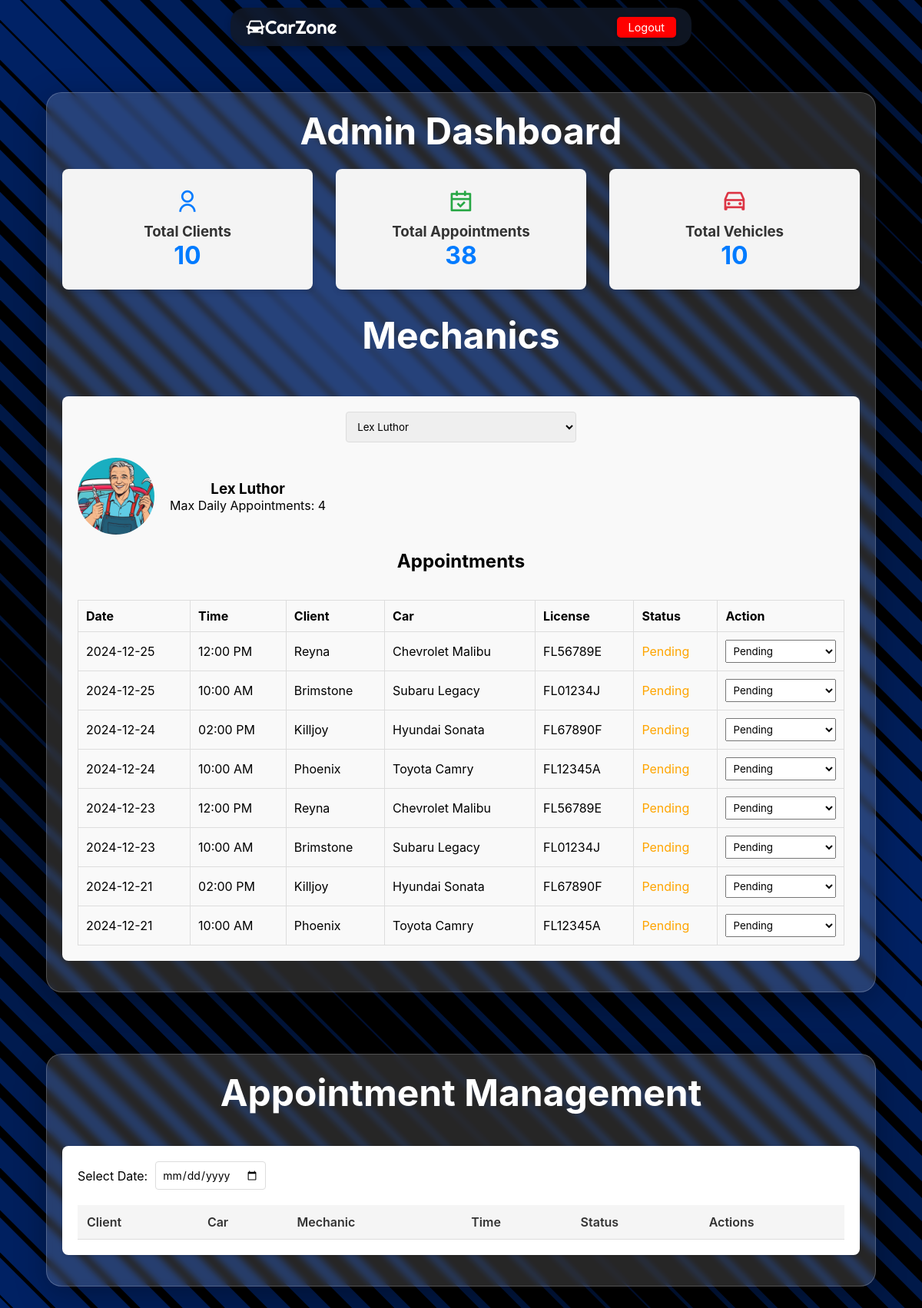
The page /admin_dashboard.php?mechanic_id=1 (signed in) on the database its author committed.
### tables this page shows
CREATE TABLE appointments (
    appointment_id INT PRIMARY KEY AUTO_INCREMENT,
    client_id INT NOT NULL,
    car_id INT NOT NULL,
    mechanic_id INT NOT NULL,
    appointment_date DATE NOT NULL,
    time_slot TIME NOT NULL,
    appointment_status ENUM('pending', 'scheduled', 'in_progress', 'completed') DEFAULT 'pending',
    appointment_reason TEXT,
    FOREIGN KEY (client_id) REFERENCES clients(client_id),
    FOREIGN KEY (car_id) REFERENCES cars(car_id),
    FOREIGN KEY (mechanic_id) REFERENCES mechanics(mechanic_id),
    UNIQUE (client_id, appointment_date),
    UNIQUE (mechanic_id, appointment_date, time_slot)
);

CREATE TABLE mechanics (
    mechanic_id INT PRIMARY KEY AUTO_INCREMENT,
    name VARCHAR(100) NOT NULL,
    max_daily_appointments INT DEFAULT 4,
    image_path VARCHAR(255) DEFAULT 'assets/mechanic_X.png'
);

CREATE TABLE clients (
    client_id INT PRIMARY KEY AUTO_INCREMENT,
    password_hash VARCHAR(255) NOT NULL,
    name VARCHAR(100) NOT NULL,
    phone VARCHAR(15) NOT NULL,
    email VARCHAR(255),
    address TEXT NOT NULL
);

CREATE TABLE cars (
    car_id INT PRIMARY KEY AUTO_INCREMENT,
    client_id INT NOT NULL,
    car_name VARCHAR(100) NOT NULL,
    license_number VARCHAR(20) NOT NULL,
    engine_number VARCHAR(20) NOT NULL,
    FOREIGN KEY (client_id) REFERENCES clients(client_id)
);

### admin_dashboard.php (the view, shortened to what this page needs)
<?php
require_once 'dbconnection.php';
function getTotalCounts($conn) {
    $counts = [];
    $result = $conn->query("SELECT COUNT(*) as total_clients FROM clients");
    $counts['total_clients'] = $result->fetch_assoc()['total_clients'];
    $result = $conn->query("SELECT COUNT(*) as total_appointments FROM appointments");
    $counts['total_appointments'] = $result->fetch_assoc()['total_appointments'];
    $result = $conn->query("SELECT COUNT(*) as total_vehicles FROM cars");
    $counts['total_vehicles'] = $result->fetch_assoc()['total_vehicles'];
    return $counts;
}
function getAllMechanics($conn) {
    $result = $conn->query("SELECT * FROM mechanics ORDER BY name");
    return $result->fetch_all(MYSQLI_ASSOC);
}
function getMechanicDetails($conn, $mechanic_id) {
    $stmt = $conn->prepare("SELECT * FROM mechanics WHERE mechanic_id = ?");
    $stmt->bind_param("i", $mechanic_id);
    $stmt->execute();
    return $stmt->get_result()->fetch_assoc();
}
function getMechanicAppointments($conn, $mechanic_id) {
    $stmt = $conn->prepare("
        SELECT a.*, c.name AS client_name, car.car_name, car.license_number
        FROM appointments a
        JOIN clients c ON a.client_id = c.client_id
        JOIN cars car ON a.car_id = car.car_id
        WHERE a.mechanic_id = ?
        ORDER BY a.appointment_date DESC
    ");
    $stmt->bind_param("i", $mechanic_id);
    $stmt->execute();
    return $stmt->get_result()->fetch_all(MYSQLI_ASSOC);
}
$dashboardCounts = getTotalCounts($conn);
$mechanics = getAllMechanics($conn);
$selectedMechanicDetails = null;
$selectedMechanicAppointments = [];
if (isset($_GET['mechanic_id'])) {
    $selectedMechanicDetails = getMechanicDetails($conn, $_GET['mechanic_id']);
    $selectedMechanicAppointments = getMechanicAppointments($conn, $_GET['mechanic_id']);
}
?>
<!DOCTYPE html>
<html lang="en">
<head>
    <link rel="stylesheet" href="css/admin_dcss.css">
    <link href="https://cdn.jsdelivr.net/npm/remixicon@4.5.0/fonts/remixicon.css" rel="stylesheet"/>
</head>
<body>
    <div class="navbar">
        <h1><i class="ri-roadster-fill"></i>CarZone</h1>
        <div class="nav-content">
            <a href="admin_login.php" class="login-btn">Logout</a>
        </div>
    </div>
    <div class="app_container">
        <h1>Admin Dashboard</h1>
        <div class="dashboard-grid">
            <div class="dashboard-card">
                <i class="ri-user-line" style="font-size: 2em; color: #007bff;"></i>
                <h3>Total Clients</h3>
                <div class="count"><?php echo $dashboardCounts['total_clients']; ?></div>
            </div>
            <div class="dashboard-card">
                <i class="ri-calendar-check-line" style="font-size: 2em; color: #28a745;"></i>
                <h3>Total Appointments</h3>
                <div class="count"><?php echo $dashboardCounts['total_appointments']; ?></div>
            </div>
            <div class="dashboard-card">
                <i class="ri-car-line" style="font-size: 2em; color: #dc3545;"></i>
                <h3>Total Vehicles</h3>
                <div class="count"><?php echo $dashboardCounts['total_vehicles']; ?></div>
            </div>
        </div>
        <h1 style="color:white">Mechanics</h1>
        <div class="mechanics-section">
            <form method="get">
                <select name="mechanic_id" class="mechanics-dropdown" onchange="this.form.submit()">
                    <?php foreach($mechanics as $mechanic): ?>
                        <option value="<?php echo $mechanic['mechanic_id']; ?>"
                            <?php echo (isset($_GET['mechanic_id']) && $_GET['mechanic_id'] == $mechanic['mechanic_id']) ? 'selected' : ''; ?>>
                            <?php echo htmlspecialchars($mechanic['name']); ?>
                        </option>
                    <?php endforeach; ?>
                </select>
            </form>
            <?php if ($selectedMechanicDetails): ?>
                <div class="mechanic-details">
                    <img src="<?php echo htmlspecialchars($selectedMechanicDetails['image_path']); ?>"
                         alt="<?php echo htmlspecialchars($selectedMechanicDetails['name']); ?>">
                    <div>
                        <h3><?php echo htmlspecialchars($selectedMechanicDetails['name']); ?></h3>
                        <p>Max Daily Appointments: <?php echo $selectedMechanicDetails['max_daily_appointments']; ?></p>
                    </div>
                </div>
                <h2>Appointments</h2>
                <br>
                <table class="appointments-table">
                    <thead>
                        <tr>
                            <th>Date</th>
                            <th>Time</th>
                            <th>Client</th>
                            <th>Car</th>
                            <th>License</th>
                            <th>Status</th>
                            <th>Action</th>
                        </tr>
                    </thead>
                    <tbody>
                        <?php foreach($selectedMechanicAppointments as $appointment): ?>
                        <tr>
                            <td><?php echo htmlspecialchars($appointment['appointment_date']); ?></td>
                            <td><?php echo date('h:i A', strtotime($appointment['time_slot'])); ?></td>
                            <td><?php echo htmlspecialchars($appointment['client_name']); ?></td>
                            <td><?php echo htmlspecialchars($appointment['car_name']); ?></td>
                            <td><?php echo htmlspecialchars($appointment['license_number']); ?></td>
                            <td class="status-<?php echo htmlspecialchars($appointment['appointment_status']); ?>">
                                <?php echo htmlspecialchars(ucfirst(str_replace('_', ' ', $appointment['appointment_status']))); ?>
                            </td>
                            <td>
                                <form method="post">
                                    <select name="appointment_status" class="status-dropdown" onchange="this.form.submit()">
                                        <option value="pending" <?php echo $appointment['appointment_status'] == 'pending' ? 'selected' : ''; ?>>Pending</option>
                                    </select>
                                </form>
                            </td>
                        </tr>
                        <?php endforeach; ?>
                    </tbody>
                </table>
            <?php endif; ?>
        </div>
    </div>
    <div class="app2_container">
        <h1 style="color:white;">Appointment Management</h1>
        <div class="appointment-section">
            <form class="date-selector">
                <label>Select Date:</label>
                <input type="date" name="date"
                       value="<?php echo isset($_GET['date']) ? $_GET['date'] : '';  ?>"
                       onchange="this.form.submit()">
            </form>
            <div class="appointments-container">
                <table class="daily-appointments-table">
                    <thead>
                        <tr>
                            <th>Client</th>
                            <th>Car</th>
                            <th>Mechanic</th>
                            <th>Time</th>
                            <th>Status</th>
                            <th>Actions</th>
                        </tr>
                    </thead>
                </table>
            </div>
           </div>
           </div>
</body>
</html>

### css/admin_dcss.css (style rules this page uses)
* { margin: 0; padding: 0; box-sizing: border-box; font-family: -apple-system, BlinkMacSystemFont, "Segoe UI", Roboto, sans-serif; }
body { display: flex; flex-direction: column; align-items: center; justify-content: flex-start; min-height: 100vh; background-color: #000; background-size: cover; background-attachment: fixed; padding-top: 80px; scroll-behavior: smooth; }
h1 { font-size: 3rem; color: #fff; }
.status-pending { color: orange; }
.navbar { color: whitesmoke; position: fixed; top: 10px; left: 50%; transform: translateX(-50%); width: 50%; display: flex; align-items: center; justify-content: space-between; padding: 10px 20px; background-color: rgba(17, 25, 40, 0.85); backdrop-filter: blur(5px); border-radius: 20px; box-shadow: 0 4px 10px rgba(0, 0, 0, 0.2); z-index: 1000; }
.navbar h1 { font-size: 1.5rem; color: #fff; font-family: "Righteous", sans-serif; font-weight: 400; font-style: normal; }
.nav-content a { padding: 5px 15px; color: #fff; text-decoration: none; background-color: #ff0000; border-radius: 5px; font-size: 0.9rem; box-shadow: 0 2px 4px rgba(0, 0, 0, 0.2); transition: background-color 0.3s ease; }
.app_container, .app2_container { display: flex; flex-direction: column; justify-content: center; align-items: center; width: 90%; max-width: 1400px; margin: 5vh 0; padding: 20px; border-radius: 20px; background: rgba(255, 255, 255, 0.15); box-shadow: 0 10px 40px rgba(0, 0, 0, 0.3); backdrop-filter: blur(4px); -webkit-backdrop-filter: blur(4px); border: 1px solid rgba(255, 255, 255, 0.2); text-align: center; }
.app_container > *, .app2_container > * { margin-bottom: 20px; width: 100%; }
.dashboard-grid { display: grid; grid-template-columns: repeat(3, 1fr); gap: 30px; margin-bottom: 30px; }
.dashboard-card { background-color: #f4f4f4; border-radius: 8px; padding: 25px; text-align: center; box-shadow: 0 4px 6px rgba(0, 0, 0, 0.1); }
.dashboard-card h3 { margin-top: 10px; color: #333; }
.dashboard-card .count { font-size: 2em; font-weight: bold; color: #007bff; }
.mechanics-section { margin-top: 30px; background-color: #f9f9f9; padding: 20px; border-radius: 8px; }
.mechanics-section h2 { margin-bottom: 2vh; }
.mechanics-dropdown { width: 30%; padding: 10px; margin-bottom: 20px; border: 1px solid #ddd; border-radius: 4px; }
.mechanic-details { display: flex; align-items: center; margin-bottom: 20px; }
.mechanic-details img { width: 100px; height: 100px; border-radius: 50%; margin-right: 20px; object-fit: cover; }
.appointments-table { width: 100%; border-collapse: collapse; }
.appointments-table th, .appointments-table td { border: 1px solid #ddd; padding: 10px; text-align: left; }
.status-dropdown { width: 100%; padding: 5px; }
.appointment-section { padding: 20px; background: #fff; border-radius: 8px; box-shadow: 0 2px 4px rgba(0, 0, 0, 0.1); margin-top: 20px; }
.date-selector { margin-bottom: 20px; display: flex; align-items: center; gap: 10px; }
.date-selector input[type="date"] { padding: 8px; border: 1px solid #ddd; border-radius: 4px; font-size: 14px; }
.daily-appointments-table { width: 100%; border-collapse: collapse; margin-top: 20px; }
.daily-appointments-table th, .daily-appointments-table td { padding: 12px; text-align: left; border-bottom: 1px solid #ddd; }
.daily-appointments-table th { background-color: #f5f5f5; font-weight: 600; color: #333; }

### rows shown on the page
appointments: appointment_id "38", appointment_date "2024-12-25", time_slot "10:00 AM", client.name "Brimstone", car.car_name "Subaru Legacy", car.license_number "FL01234J", appointment_status "Pending"
mechanics: image_path (picture), name "Lex Luthor", max_daily_appointments "4"
appointments: appointment_date "2024-12-25", time_slot "12:00 PM", client.name "Reyna", car.car_name "Chevrolet Malibu", car.license_number "FL56789E", appointment_status "Pending"
appointments: appointment_date "2024-12-24", time_slot "02:00 PM", client.name "Killjoy", car.car_name "Hyundai Sonata", car.license_number "FL67890F", appointment_status "Pending"
appointments: appointment_date "2024-12-24", time_slot "10:00 AM", client.name "Phoenix", car.car_name "Toyota Camry", car.license_number "FL12345A", appointment_status "Pending"
appointments: appointment_date "2024-12-23", time_slot "12:00 PM", client.name "Reyna", car.car_name "Chevrolet Malibu", car.license_number "FL56789E", appointment_status "Pending"
appointments: appointment_date "2024-12-23", time_slot "10:00 AM", client.name "Brimstone", car.car_name "Subaru Legacy", car.license_number "FL01234J", appointment_status "Pending"
appointments: appointment_date "2024-12-21", time_slot "02:00 PM", client.name "Killjoy", car.car_name "Hyundai Sonata", car.license_number "FL67890F", appointment_status "Pending"
appointments: appointment_date "2024-12-21", time_slot "10:00 AM", client.name "Phoenix", car.car_name "Toyota Camry", car.license_number "FL12345A", appointment_status "Pending"

### other values the page prints
$dashboardCounts['total_clients'] "10"
$dashboardCounts['total_vehicles'] "10"
form field mechanic_id "Lex Luthor"
